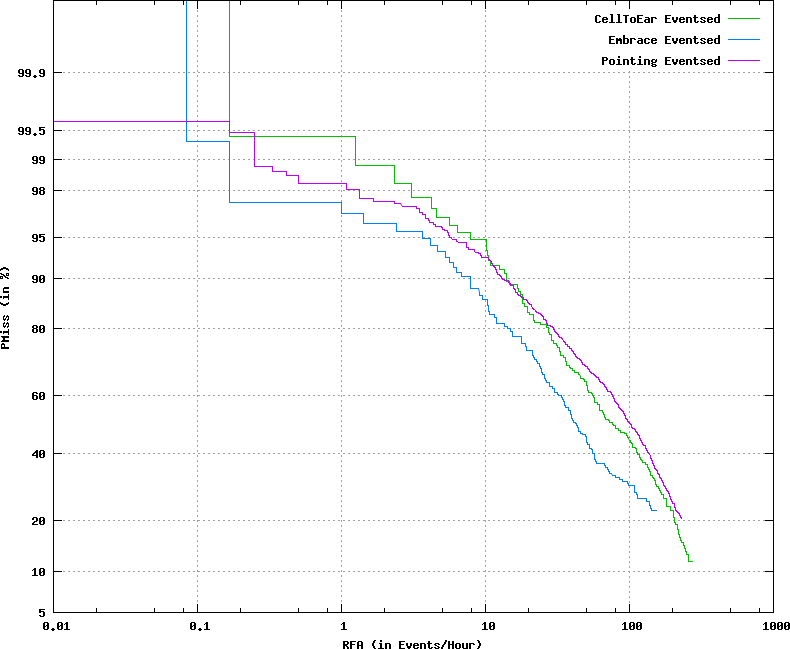

This figure's gnuplot source:
set terminal postscript color
set noxzeroaxis
set noyzeroaxis
### Using xScale = log
### Using yScale = nd
set style fill  transparent solid 0.10 noborder
### keyLoc=top keySpacing=0.7 keyFontFace=medium keyFontSize=
set key top samplen 1 spacing 0.7  font "medium,"
set size ratio 0.85
set title ''
set grid
set pointsize 3
set ylabel 'PMiss (in %)'
set xlabel 'RFA (in Events/Hour)'

set xtics 
set logscale x
set noytics
set ytics ('5' -1.6449, '10' -1.2816, '20' -0.8416, '40' -0.2533, '60' 0.2533, '80' 0.8416, '90' 1.2816, '95' 1.6449, '98' 2.0537, '99' 2.3263, '99.5' 2.5758, '99.9' 3.0902)
plot [0.01:1000] [-1.64485362793551:3.7190172740417] \
  'test.det.CellToEar_Event.dat.1' using 5:2 title 'CellToEar Eventsed' with  lines  lc 2 lw 1,\
  'test.det.Embrace_Event.dat.1' using 5:2 title 'Embrace Eventsed' with  lines  lc 3 lw 1,\
  'test.det.Pointing_Event.dat.1' using 5:2 title 'Pointing Eventsed' with  lines  lc 4 lw 1
